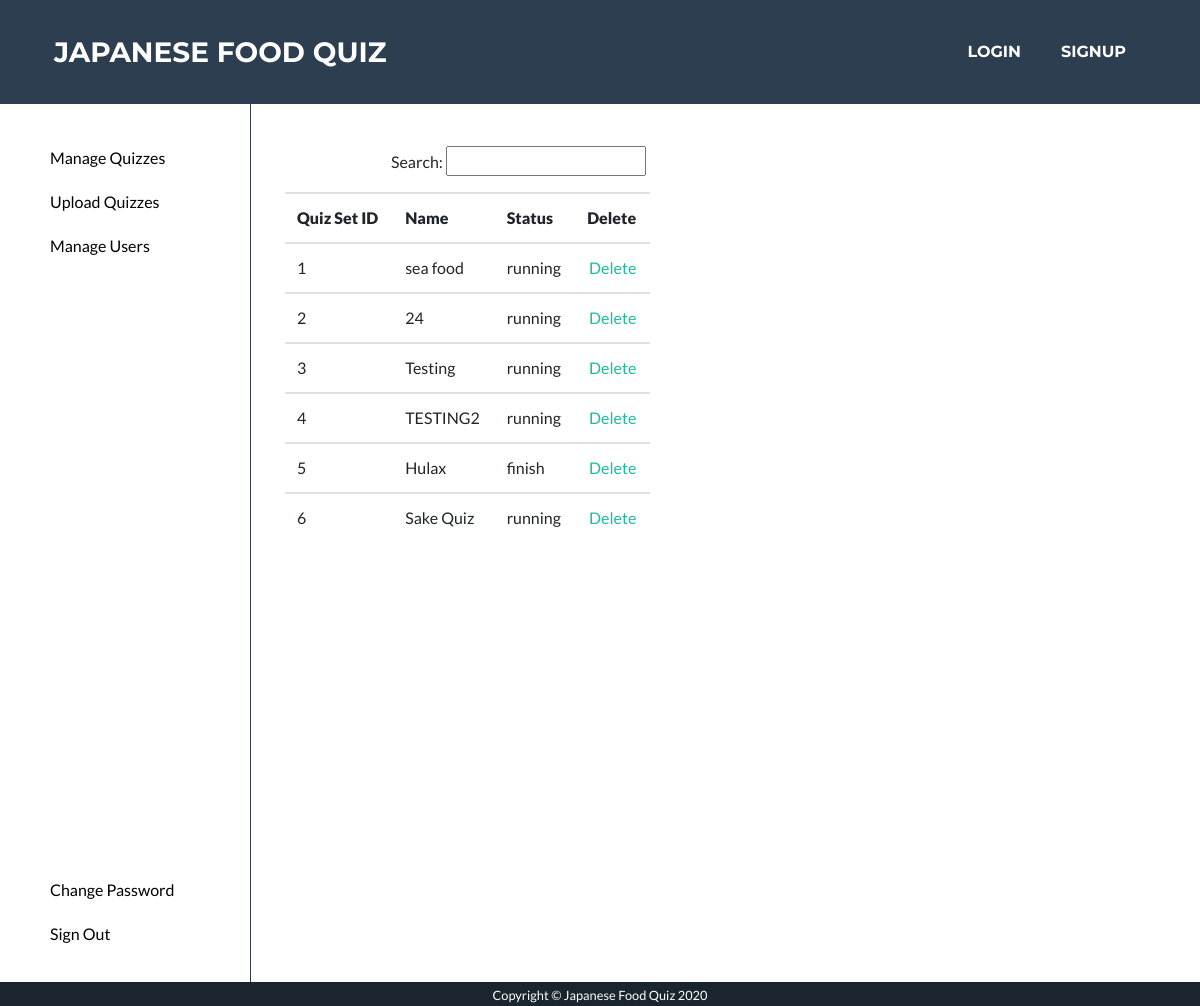
The app's page /manage_quiz, older data.
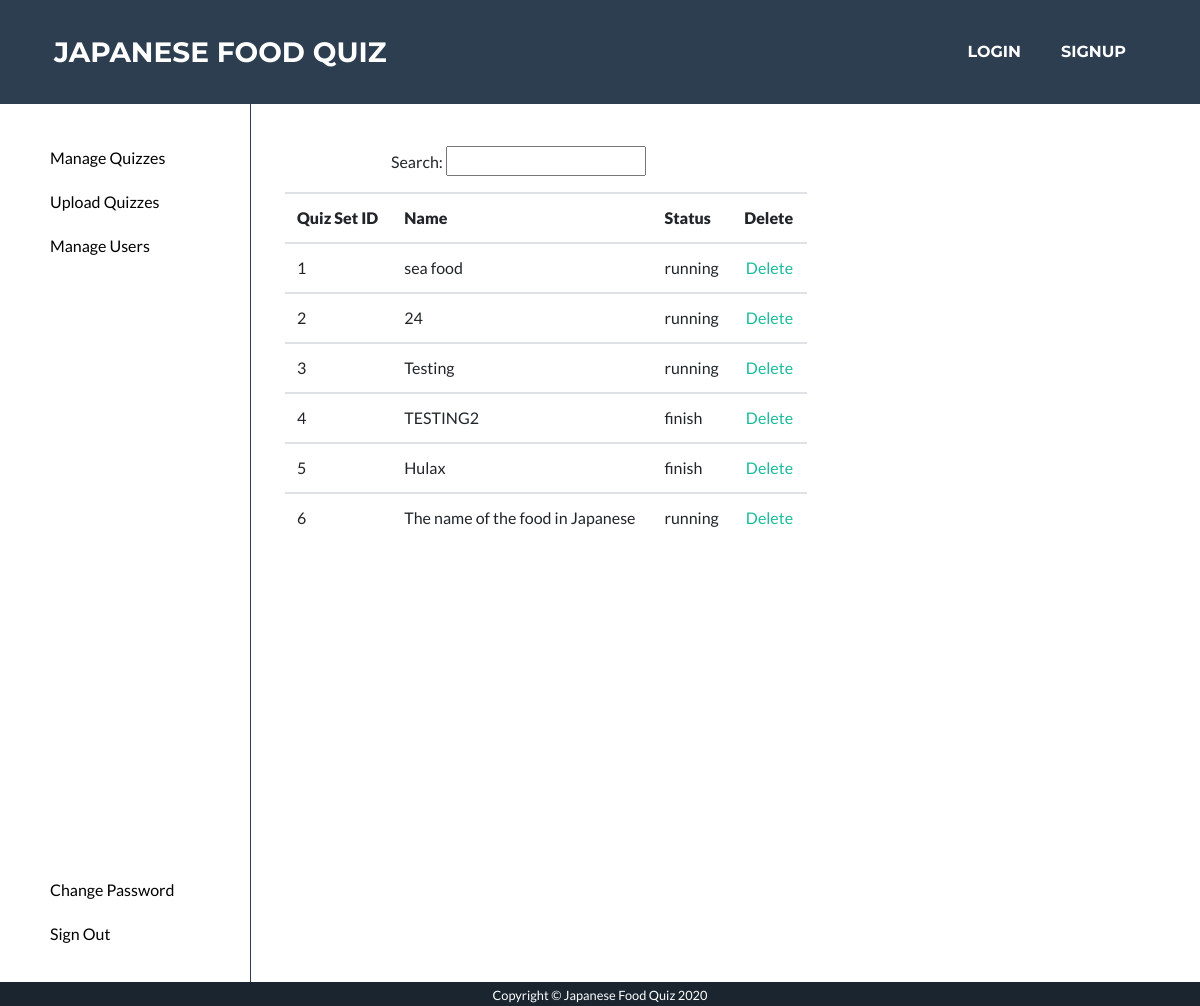
The same page, newer data.
### app/models.py (models this page shows, shortened)
class QuizSet(db.Model):
    __table_args__ = {'extend_existing': True}
    quizSetID = db.Column(db.Integer, primary_key=True)
    name = db.Column(db.String(100))
    description = db.Column(db.String(100))
    picture = db.Column(db.String(100))
    userID = db.Column(db.String)
    status = db.Column(db.String(100))

### app/routes.py (the view)
@login_required
@app.route('/manage_quiz')
def manage_quiz():
    quizSets = QuizSet.query.all()
    for quizSet in quizSets:
        if quizSet.status == "running":
            quizSet.href = "/delete_quiz_set?id="+ str(quizSet.quizSetID)
    return render_template('manage_quiz.html', quizSets=quizSets)

### app/templates/manage_quiz.html (shortened to what this page needs)
<!DOCTYPE html>
<html lang="en">
  <head>
    <link href="/static/style.css" rel="stylesheet" />
    <link rel="stylesheet" type="text/css" href="static/default.css" />
    <link rel="stylesheet" type="text/css" href="static/admin_page.css" />
    {% extends 'base.html' %} {% block content %}
    <div class="main">
      <div class="navbar2">
        <ul class="nav_ul2">
          <li class="nav_list2">
            <a href="/manage_quiz"><button>Manage Quizzes</button> </a>
          </li>
          <li class="nav_list2">
            <a href="/upload_question_set"><button>Upload Quizzes</button> </a>
          </li>
          <li class="nav_list2">
            <a href="/manage_user"><button>Manage Users</button> </a>
          </li>
          <li class="nav_list2_bottom"><a href="/admin_change_password"><button>Change Password</button></a></li>
          <li class="nav_list2"><button>Sign Out</button></li>
        </ul>
      </div>
      <div class="main_part">
        <p class="search">Search: <input type="text" /></p>
      <div class="flex_list container">
       <table class='table'>
              <tr>
                  <th><strong>Quiz Set ID</strong></th>
                  <th><strong>Name</strong></th>
                  <th><strong>Status</strong></th>
                  <th><strong>Delete</strong></th>
              </tr>
               {% for quizSet in quizSets %}
                  <tr>
                          <td>{{ quizSet.quizSetID }}</td>
                          <td>{{ quizSet.name }}</td>
                          <td>{{ quizSet.status }}</td>
                          <td style="text-align: center;" ><a href="{{ quizSet.href }}">Delete</a></td>
                  </tr>
               {% endfor %}
       </table>
      </div>
      </div>
    </div>
    {% endblock %}

### app/templates/base.html (shortened to what this page needs)
  </head>
  <body id="page-top">
    <nav
      class="navbar navbar-expand-lg bg-secondary text-uppercase fixed-top"
      id="mainNav"
    >
      <div class="container">
        <a class="navbar-brand js-scroll-trigger" href="/index"
          >Japanese Food Quiz</a
        >
        <div class="collapse navbar-collapse" id="navbarResponsive">
          <ul class="navbar-nav ml-auto">
            <li class="nav-item mx-0 mx-lg-1"
            style="padding:0; margin: 0 0.25rem 0 0.25rem">
              <a
                class="nav-link py-3 px-0 px-lg-3 rounded js-scroll-trigger"
                href="/user_login"
                style="padding:1rem;"
                >Login</a
              >
            </li>
            <li class="nav-item mx-0 mx-lg-1" style="padding:0; margin: 0 0.25rem 0 0.25rem">
              <a
                class="nav-link py-3 px-0 px-lg-3 rounded js-scroll-trigger"
                href="/user_register"
                style="padding:1rem;"
                >Signup</a
              >
            </li>
          </ul>
        </div>
      </div>
    </nav>
    {% block content %}{% endblock %}
    <section class="copyright text-center text-white" style="height: 1.5rem;">
      <div class="container" >
        <small>Copyright © Japanese Food Quiz 2020</small>
      </div>
    </section>
  </body>
</html>

### app/static/default.css (style rules this page uses)
* { -webkit-box-sizing: border-box; box-sizing: border-box; margin: 0; padding: 0; }
input { width: 12.5rem; height: 1.875rem; }
.main { display: flex; flex-direction: row; left: 0; right: 0; top: 0; bottom: 0; width: 100%; height: 100%; }
.navbar2 { margin: 0; padding: 0; border-right: 0.0625rem solid #2f3e4e; height: 100%; }
.nav_ul2 { width: 12.5rem; margin-right: 3.125rem; margin-top: 3.125rem; }
.nav_list2 { padding-bottom: 1.25rem; }
.nav_list2_bottom { margin-top: 300%; margin-right: 0; margin-left: 3.125rem; padding-left: 0; padding-right: 0; padding-bottom: 1.25rem; }
li { padding-left: 3.125rem; list-style-type: none; padding-bottom: 0.625rem; }
.search { margin-left: 8.75rem; margin-top: 3.125rem; }

### app/static/admin_page.css (style rules this page uses)
.search { margin-left: 8.75rem; margin-top: 3.125rem; }
input { width: 12.5rem; height: 1.875rem; }
.flex_list { display: flex; flex-direction: row; margin-left: 0.625rem; }
button { color: black; background: white; text-shadow: none; box-shadow: none; border: none; }
li { padding-left: 3.125rem; padding-bottom: 0.625rem; }

Row changes from the older to the newer data that the page shows:
changed QuizSet "TESTING2": status "running" → "finish"
changed QuizSet id 6: name "Sake Quiz" → "The name of the food in Japanese"
